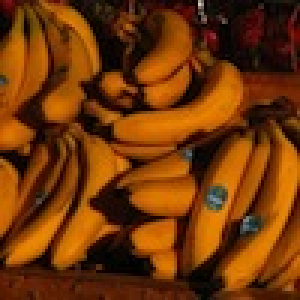
%> input picture datasets/Images/fruit_100_100/1.jpg, 100 x 100 px (shown 3 times larger); its folder holds only this picture in this run
$ octave main_CDL_2D.m   (GNU Octave 9; MATLAB toolbox functions it lacks are replaced by stand-ins)
%> lines starting %> are read from the running program, lines starting %| are printed output that depends on the picture
### image_helpers/check_imgs_path.m
%%%%%%%%%%%%%%%%%%%%%%%%%%%%%%%%%%%%%%%%%%%%%%%%%%%%%%%%%%%%%%%%%%%%%%%%%%>
% This is a helper function to check that there are valid image files or
% a .mat in the input path that can be used by CreateImages.m
%
% @file
% @author Matthew Zeiler
% @date Jun 28, 2011
%
% @image_file @copybrief check_imgs_path.m
%%%%%%%%%%%%%%%%%%%%%%%%%%%%%%%%%%%%%%%%%%%%%%%%%%%%%%%%%%%%%%%%%%%%%%%%%%%

%%%%%%%%%%%%%%%%%%%%%%%%%%%%%%%%%%%%%%%%%%%%%%%%%%%%%%%%%%%%%%%%%%%%%%%%%%>
% @copybrief check_imgs_path.m
%
% @param path the path to check
%
% @retval valid 1 if the path is valid and 0 if it is no good.
%%%%%%%%%%%%%%%%%%%%%%%%%%%%%%%%%%%%%%%%%%%%%%%%%%%%%%%%%%%%%%%%%%%%%%%%%%%
function [valid] = check_imgs_path(path)
%> called with path = '../datasets/Images/fruit_100_100'


if(strcmp(path(end),'/')==0)
    path = [path '/'];
end

valid = 1;

% Make sure the path is a string to continue the checks, otherwise it's fine as a variable.
if(ischar(path))
    % As a string it has to be a file or a directory
    if(~exist(path,'file') || ~exist(path,'dir'))
        fprintf('Image Path is not a directory or a file\n');
        valid = 0;
        return;
    end


    % Cell array listing all files and paths.
    subdir = dir(path);
    [blah,files] = split_folders_files(subdir);
    % Empty directory
    if(exist(path,'dir') && length(files)==0)
        fprintf('No files in Image directory\n');
        valid = 0;
        return;
    end

    if(length(files)==1)% Can be a single image in the directory or a .mat file.
        if(strcmp(files(1).name(end-3:end),'.mat'))
            valid = 1; % okay
            return;
        else % make sure it is an image
            try
                imread([path files(1).name]);
            catch
                fprintf('There is no single .mat file in the directory or the single file is not images.\n');
                valid = 0; % Not an image
                return;
            end
        end
    end
else
    valid = 1;
end

### image_helpers/CreateImages.m
function [I] = CreateImages(imgs_path, CONTRAST_NORMALIZE, ZERO_MEAN, COLOR_TYPE, SQUARE_IMAGES, image_frames)

%%%%%%%%%%%%%%%%%%%%%%%%%%%%%%%%%%%%%%%%%%%%%%%%%%%%%%%%%%%%%%%%%%%%%%%%%%%
% This takes all images from the input folder, converts them to the desired
% colorspace, removes mean/divides by standard deviations (if desired), and
% constrast normalizes the image (if desired). If the images are of different
% sizes, then it will padd them with zeros (after contrast normalizing) to make
% them square (assumes that they all images have the same maximum dimension).
% Note that some of the whitening/contrast normalization features are not
% fully tested for datasets where the images are of variable size so please
% use with caution in that case. For best result, resize all the images to the
% same dimensions beforehand.
%
% @file
% @author Matthew Zeiler
% @date Mar 11, 2010
%
% @image_file @copybrief CreateImages.m
%%%%%%%%%%%%%%%%%%%%%%%%%%%%%%%%%%%%%%%%%%%%%%%%%%%%%%%%%%%%%%%%%%%%%%%%%%%

%%%%%%%%%%%%%%%%%%%%%%%%%%%%%%%%%%%%%%%%%%%%%%%%%%%%%%%%%%%%%%%%%%%%%%%%%%>
% @copybrief CreateImages.m
%
% @param imgs_path either
% 1) a path to a folder contain only image files (or other folders which will be ignored),
% 2) a variable with the images as xdim x ydim x num_colors x num_images size,
% 3) a path to a file that contains a variable called I that has images as xdim x ydim x num_colors x num_images, or
% 4) a path to a folder containing a single .mat file containing a variable called I that has images as xdim x ydim x num_colors x num_images.

% @param CONTRAST_NORMALIZE [optional] binary value indicating whether to contrast
% normalize or whiten the images. Defaults to local contrast normalization ('local_cn').
% Available types are: 'none','local_cn','laplacian_cn','box_cn','PCA_whitening',
% 'ZCA_image_whitening','ZCA_patch_whitening',and 'inv_f_whitening'

% @param ZERO_MEAN [optional] binary value indicating whether to subtract the mean and divides by standard deviation (current
% commented out in the code). Defuaults to 1.

% @param COLOR_TYPE [optional] a string of: 'gray','rgb','ycbcr','hsv'. Defaults to 'gray'.

% @param SQUARE_IMAGES [optional] binary value indicating whether or not to square the
% images. This must be used if using different sized images. Even then the max
% dimensions of each image must be the same. Defaults to 0.

% @param image_selection the subset of images you want to select. This is a cell
% array with 3 dimensions, {A,B,C} -> A:B:C where A and B are numbers and C can
% be a number or 'end' string.
%
% @retval I the images as: xdim x ydim x color_channels x num_images
% @retval mn the mean if ZERO_MEAN was set.
% @retval sd the standard deviation if ZERO_MEAN was set.
% @retval xdim the size of the images in x direction.
% @retval ydim the size of the images in y direction.
% @retval resI the (image-contrast normalized image) if CONTRAST_NORMALIZE is
% set.
%%%%%%%%%%%%%%%%%%%%%%%%%%%%%%%%%%%%%%%%%%%%%%%%%%%%%%%%%%%%%%%%%%%%%%%%%%%

% Defaults
if(nargin<6)
    image_frames = {1,1,'end'};
end

if(nargin<5)
    SQUARE_IMAGES = 0;
end

if(nargin<4)
    COLOR_TYPE = 'gray'
end

if(nargin<3)
    ZERO_MEAN = 1
end

if(nargin<2)
    CONTRAST_NORMALIZE = 'local_cn'
end

if(isnumeric(CONTRAST_NORMALIZE))
    if(CONTRAST_NORMALIZE==1)
        CONTRAST_NORMALIZE = 'local_cn';
    else
        CONTRAST_NORMALIZE = 'none';
    end
end


% For backwards compatibility, revert to grayscale.
if(isnumeric(COLOR_TYPE))
    if(COLOR_TYPE == 1)
        COLOR_TYPE = 'rgb';
    else
        COLOR_TYPE = 'gray';
    end
end

% For backwards compatibility, revert to grayscale.
if(isnumeric(COLOR_TYPE))
    if(COLOR_TYPE == 1)
        COLOR_TYPE = 'local_cn';
    else
        COLOR_TYPE = 'none';
    end
end

% Select only the frames (images) you want.
if(ischar(image_frames{3}))
    last_ind = sprintf('%d:%d:%s',image_frames{1},image_frames{2},image_frames{3});
else
    last_ind = sprintf('%d:%d:%d',image_frames{1},image_frames{2},image_frames{3});
end

fprintf('Going to select frames: %s',last_ind);

% Cell array listing all files and paths.
subdir = dir(imgs_path);
[~,files] = split_folders_files(subdir);

if(check_imgs_path(imgs_path)==0)
    error('Path to images is not a valid .mat file or a directory of images.');
end


% Make sure it is a directory and doesn't just have one file that is not an image.
if(ischar(imgs_path) && exist(imgs_path,'dir')>0 && (length(files)>1 ...
        || (length(files)==1 && strcmp(files(1).name(end-3:end),'.mat')==0)))

    % Make sure the directory ends in '/'
    if(strcmp(imgs_path(end),'/')==0)
        imgs_path = [imgs_path '/'];
    end

    % Counter for the image
    image = 1;

    if(length(files) == 0)
        error('No Images in this directory');
    end


   % I = cell(1,length(files));
    actual_files = 0;

    fprintf('The length of the I file cell array found in this directory is: %d\n',length(files));


    % Make sure the selection is not over the number of files.
    if(ischar(image_frames{3}))
        image_frames{3} = length(files);
    else
        if(image_frames{3}>length(files))
            image_frames{3}=length(files);
        end
    end


    % Loop through the number of files ignoring . and ..
    for file=image_frames{1}:image_frames{2}:image_frames{3}
        % Makes sure not to count subdirectories
        if (files(file).isdir == 0)


            % Get the path to the given file.
            img_name = strcat(imgs_path,files(file).name);

            try
                % Load the image file
                IMG = single(imread(img_name));

                % Count number of images loaded.
                actual_files = actual_files+1;
                fprintf('Loading: %s \n Image: %10d/%10d. Selecting every %5d. Selected: %10d so far.\r',img_name,file,length(files),image_frames{2},actual_files);

                if(actual_files==1)
                    I = cell(1,length(files));
                end
                I{actual_files} = IMG;
                % Increment the number of images found so far.
                image=image+1;
            catch
                fprintf('Counld not load %s as an image.\n',img_name);
            end
        end
    end
    I = I(1:actual_files);
%> I = 1 item

    % Automatically find the .mat file in the directory that contains all images (no other files or folders can be in teh directory though).
elseif(ischar(imgs_path) && (length(files)==1 && strcmp(files(1).name(end-3:end),'.mat'))) % Only 1 file in folder and it's a .mat

    load([imgs_path files(1).name]);

    if(exist('original_images','var'))
        I = original_images;
        clear original_images;
    end
    clear imgs_path
    % Make sure the images are single.
    I = single(I);


    % Select the ones you want.
    eval(strcat('I = I(:,:,:,',last_ind,');'));
    origI = I;
    I = cell(1,size(origI,4));
    for i=1:size(origI,4)
        fprintf('Loaded image: %10d from file.\r',i);
        I{i} = origI(:,:,:,i);
    end
    actual_files = size(origI,4);
    clear origI
elseif(ischar(imgs_path) && exist(imgs_path,'file')~=0)  % Path is to a file with all images in it.
    fprintf('\nLoading %s\n',imgs_path);
    % May be a .mat file.
    if(strcmp(imgs_path(end-3:end),'.mat'))
        fprintf('Loading single .mat file');
        load(imgs_path);
    else % May be a single image.
        fprintf('Reading single image.\n');
        I = single(imread(imgs_path));
    end
    if(exist('original_images','var'))
        I = original_images;
        clear original_images;
    end
    clear imgs_path
    I = single(I);
    % Select the ones you want.
    eval(strcat('I = I(:,:,:,',last_ind,');'));
    fprintf('Converting from matrix to cell array selected %d images.\n',size(I,4));

    I = mat2cell(I,size(I,1),size(I,2),size(I,3),ones(size(I,4),1));
    I = reshape(I,[size(I,4) 1]);
    actual_files = size(I,2);
else % The imgs_path is a variable of images ( can just use it instead of loading).

    I = imgs_path;
    clear imgs_path

    % Select the ones you want.
    eval(strcat('I = I(:,:,:,',last_ind,');'));

    origI = I;
    I = cell(1,size(origI,4));
    for i=1:size(origI,4)
        fprintf('Loaded image: %10d from file.\r',i);
        I{i} = origI(:,:,:,i);
    end
    actual_files = size(origI,4);
    clear origI
end
clear files subdir
fprintf('\n');


%%%%%%%%%%%%%%%%%%%%%%%%%%%%%%%%%%%%%%%%%%%%%%%%%%%%%%%%%%%%%%%%%%%%%%%%%%%
%% Convert the colors here.
% %%%%%%%%%%%%%%%%%%%%%%%%%%%%%%%%%%%%%%%%%%%%%%%%%%%%%%%%%%%%%%%%%%%%%%%%%%%
% old_I = I;
for i=1:length(I)
    switch(COLOR_TYPE)
        case 'rgb'
            fprintf('Making RGB Image %10d\r',i);
            %             IMG = rgb_im;
            % Normalize the RGB values to [0,1] (do not do this on YCbCr!!!!!).
            I{i} = double(I{i})/255.0;
        case 'ycbcr'
            fprintf('Making YUV Image %10d\r',i);
            I{i} = double(rgb2ycbcr(double(I{i})/255.0));
        case 'hsv'
            fprintf('Making HSV Image %10d\r',i);
            I{i} = double(rgb2hsv(double(I{i})/255.0));
        case 'gray'
            fprintf('Making Gray Image %10d\r',i);
            % Convert to grayscale
            if(size(I{i},3)==3)
                I{i} = single(rgb2gray(double(I{i})/255.0));
            else
                if(max(I{i}(:))>1)
                    I{i} = double(I{i})/255.0;
                else
                    I{i} = double(I{i});
                end
            end
    end

    %     I{i} = IMG;
end
%> this loop made 1 pass
%| Making Gray Image          1

%%%%%%%%%%%%%%%%%%%%%%%%%%%%%%%%%%%%%%%%%%%%%%%%%%%%%%%%%%%%%%%%%%%%%%%%%%%
fprintf('\n');

%%%%%%%%%%%%%%%%%%%%%%%%%%%%%%%%%%%%%%%%%%%%%%%%%%%%%%%%%%%%%%%%%%%%%%%%%%%
%% Contrast normalize the image?
%%%%%%%%%%%%%%%%%%%%%%%%%%%%%%%%%%%%%%%%%%%%%%%%%%%%%%%%%%%%%%%%%%%%%%%%%%%
% CN_I = cell(size(I));
% res_I = cell(size(I));
switch(CONTRAST_NORMALIZE)

    case 'none'
        fprintf('Not doing any constrast normalization or whitening to the images.\n');
        % Make the CN_I result the original images.
        %         CN_I = I;
        %         res_I = I;

    case 'local_cn'
        %%%%%
        %% Local Constrast Normalization.
        %%%%%
        num_colors = size(I{1},3);
%> num_colors = 1
        %         k = fspecial('gaussian',[13 13],1.591*3);
        %         k = fspecial('gaussian',[5 5],1.591);
        k = fspecial('gaussian',[13 13],3*1.591);
        k2 = fspecial('gaussian',[13 13],3*1.591);
%         k = fspecial('gaussian',[7 7],1.5*1.591);
%         k2 = fspecial('gaussian',[7 7],1.5*1.591);
        if(all(k(:)==k2(:)))
            SAME_KERNELS=1;
        else
            SAME_KERNELS=0;
        end

        for image=1:length(I)
            fprintf('Contrast Normalizing Image with Local CN: %10d\r',image);
            temp = I{image};
            for j=1:num_colors
                %                 if(image==151)
                %                     keyboard
                %                 end
                dim = double(temp(:,:,j));
                %                 lmn = conv2(dim,k,'valid');
                %                 lmnsq = conv2(dim.^2,k,'valid');
                lmn = rconv2(dim,k);
                lmnsq = rconv2(dim.^2,k2);
                if(SAME_KERNELS)
                    lmn2 = lmn;
                else
                    lmn2 = rconv2(dim,k2);
                end
                lvar = lmnsq - lmn2.^2;
                lvar(lvar<0) = 0; % avoid numerical problems
                lstd = sqrt(lvar);

                q=sort(lstd(:));
                lq = round(length(q)/2);
                th = q(lq);
                if(th==0)
                    q = nonzeros(q);
                    if(~isempty(q))
                    lq = round(length(q)/2);
                    th = q(lq);
                    else
                        th = 0;
                    end
                end
                lstd(lstd<=th) = th;
                %lstd(lstd<(8/255)) = 8/255;
                %                 lstd = conv2(lstd,k2,'same');


                lstd(lstd(:)==0) = eps;

                %                 shifti = floor(size(k,1)/2)+1;
                %                 shiftj = floor(size(k,2)/2)+1;

                % since we do valid convolutions
                %                 dim = dim(shifti:shifti+size(lstd,1)-1,shiftj:shiftj+size(lstd,2)-1);
                dim = dim - lmn;
                dim = dim ./ lstd;

                temp(:,:,j) = dim;
                %                 res_I{image}(:,:,j) = single(double(I{image}(:,:,j))-dim);
                %                 res_I{image}(:,:,j) = double(I{image}(shifti:shifti+size(lstd,1)-1,shiftj:shiftj+size(lstd,2)-1,j))-double(CN_I{image}(:,:,j));  % Compute the residual image.
                %             IMG = conI;
            end
            I{image} = single(temp);
        end
%> this loop made 1 pass
%| Contrast Normalizing Image with Local CN:          1
%> pass 1, in CreateImages, `temp = I{image};`:
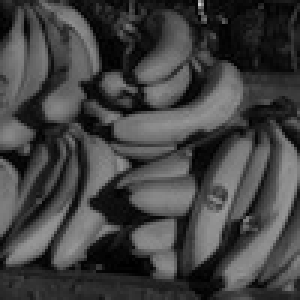
%> temp: size 100x100 single (shown 3 times larger); min 0.000894, max 0.801, mean 0.262
%> after the loop:
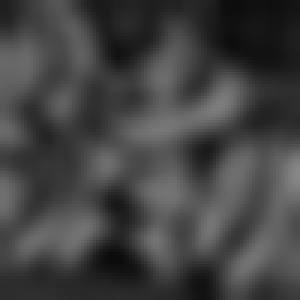
%> lmn2: size 100x100 double (shown 3 times larger); min 0.0454, max 0.531, mean 0.263
%> after the loop:
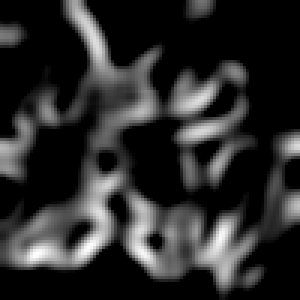
%> lstd: size 100x100 double (shown 3 times larger); min 0.132, max 0.21, mean 0.145; drawn with min black and max white
%> (the rest of the program and of its run is left out)
